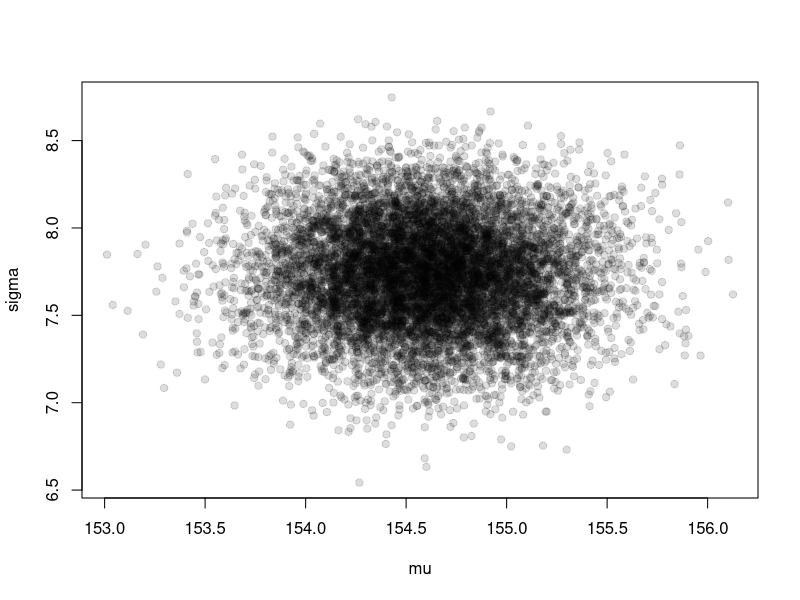
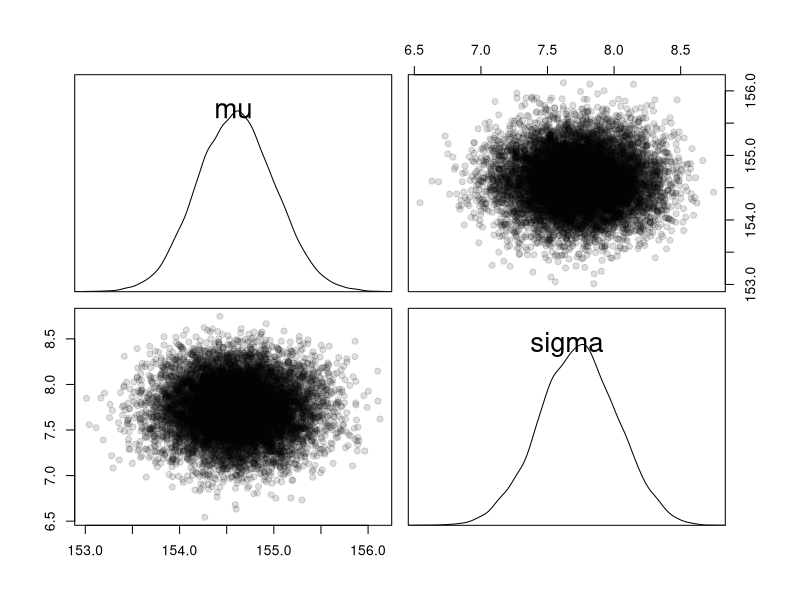

These figures' R source, in order:
## To save the hassle of installing the pacakge, I've copied out the
## data as 'ch4.csv'
##
## library(rethinking)
## data(Howell1)
## write.csv(Howell1, "ch4.csv")

d <- subset(read.csv("ch4.csv"), age >= 18)

likelihood <- function(theta, data) {
  mu <- theta[[1]]
  sigma <- theta[[2]]
  if (sigma < 0) {
    return(-Inf)
  }
  sum(dnorm(data$height, mu, sigma, log = TRUE))
}

prior <- function(theta) {
  mu <- theta[[1]]
  sigma <- theta[[2]]
  dnorm(mu, 178, 20, log = TRUE) + dunif(sigma, 0, 50, log = TRUE)
}

posterior <- function(theta, data) {
  likelihood(theta, data) + prior(theta)
}

## Find the "maximum a posteriori" point (parameter set with the
## highest posterior probability).  Start from mu = 178, sigma = 10
## (because why not).  The control/fnscale argument here just tells
## optim to maximise rather than minimise.  I've also asked for a
## Hessian at the end which is a matrix of second derivatives at the
## optimum.
res <- optim(c(178, 10), posterior, data = d, hessian = TRUE,
             control = list(fnscale = -1))

## The $par elemenbt holds our estimate of the best mean and standard
## deviation. These compare well to 154.61 and 7.73 given in his code
## block 4.29
mu <- res$par[[1]]
sigma <- res$par[[2]]

## We can recover the variance covariance matrix by inverting the
## negative Hessian, and recover the same parameters in 4.32
vcv <- solve(-res$hessian)

## At which point we can draw samples from the approximated version of
## the posterior:
samples <- MASS::mvrnorm(10000,
                         mu = setNames(res$par, c("mu", "sigma")),
                         Sigma = vcv)
plot(samples, col = "#00000022", pch = 19)

## Some disgusting base plotting for your enjoyment
panel.dens <- function(x, ...) {
  dens <- density(x)
  par(usr = c(par("usr")[1:2], 0, max(dens$y) * 1.2))
  lines(dens)
}
pairs(samples, diag.panel = panel.dens, pch = 19, col = "#00000022")
